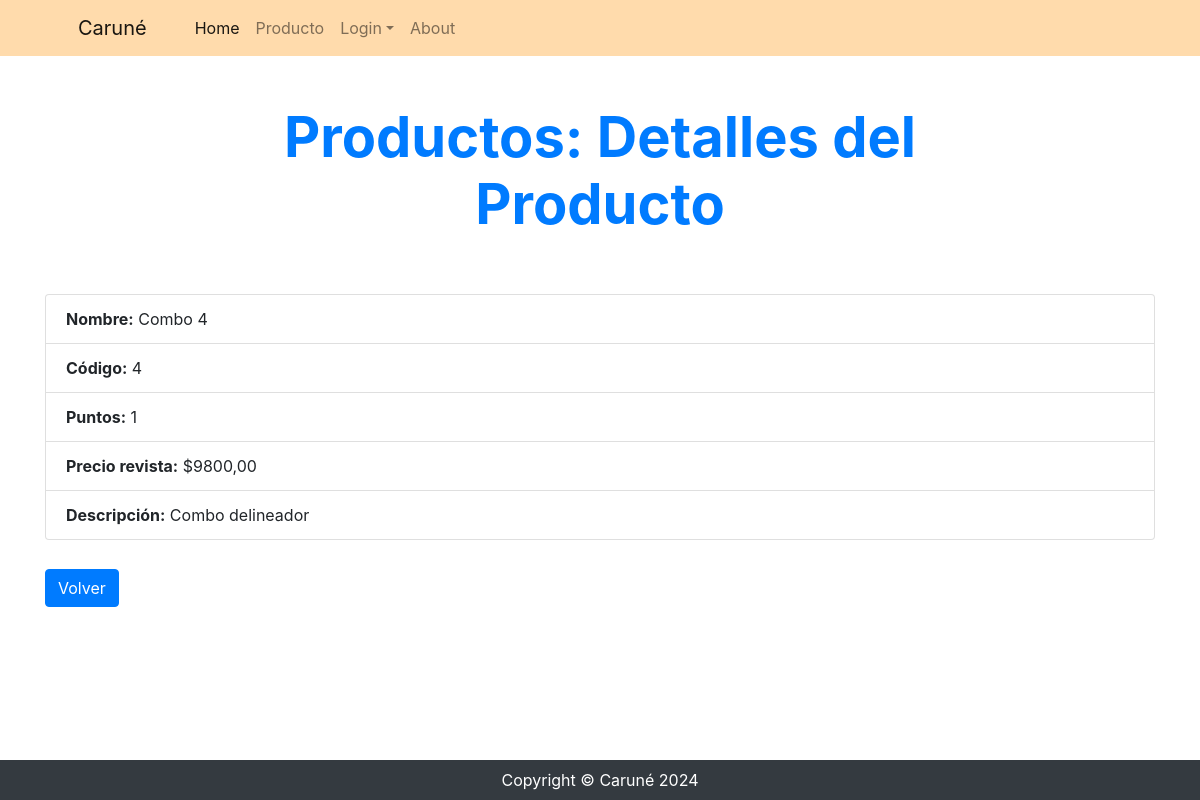
Screenshot of /producto/productocategoria/detail/14 with the database file from the repository.
### producto/models.py (models this page shows, shortened)
class ProductoCategoria(models.Model):
    nombre = models.CharField(max_length=100, unique=True)
    codigo = models.PositiveIntegerField(null=False, blank=False, unique=True, default=1, verbose_name="código")
    puntos = models.PositiveIntegerField(blank=True, default=1)
    descripcion = models.CharField(max_length=300, null=True, blank=True, verbose_name="descripción")
    fecha = models.DateTimeField(auto_now=True, null=True, blank=True, editable=False, verbose_name= "Última actualización")
    precio_revista = models.DecimalField(max_digits=300, decimal_places=2, default=Decimal('0.00'))
    foto_producto = models.ImageField(upload_to="productos", null=True, blank=True)
    class Meta:
        verbose_name = "Categoría de productos"
        verbose_name_plural = "Categorías de productos"

### producto/views.py (the view)
# urls.py: path("productocategoria/detail/<int:pk>", views.ProductoCategoriaDetail.as_view(), name="productocategoria_detail"),
class ProductoCategoriaDetail(DetailView):
    model = models.ProductoCategoria

### producto/templates/producto/productocategoria_detail.html
{% extends 'core/base.html' %}
{% block titulo %}
    {% include 'core/components/titulo1.html' with titulo="Productos: Detalles del Producto"%}
{% endblock titulo %}
{% block contenido %}
<div class="container mt-4">
    <ul class="list-group">
        <li class="list-group-item">
            <strong>Nombre:</strong> {{ object.nombre }}
        </li>
        <li class="list-group-item">
            <strong>Código:</strong> {{ object.codigo }}
        </li>
        <li class="list-group-item">
            <strong>Puntos:</strong> {{ object.puntos }}
        </li>
        <li class="list-group-item">
            <strong>Precio revista:</strong> ${{ object.precio_revista }}
        </li>
        <li class="list-group-item">
            <strong>Descripción:</strong> {{ object.descripcion }}
        </li>
    </ul>
    <div class="fs-3 pb-4 mt-4">
        <a href="{% url 'producto:productocategoria_list' %}" class="btn btn-primary">Volver</a>
    </div>
</div>
{% endblock contenido %}

### rows the page displays
ProductoCategoria: nombre "Combo 4", codigo "4", puntos "1", precio_revista "9800,00", descripcion "Combo delineador"

### other values shown
{{ titulo }} "Productos: Detalles del Producto"
